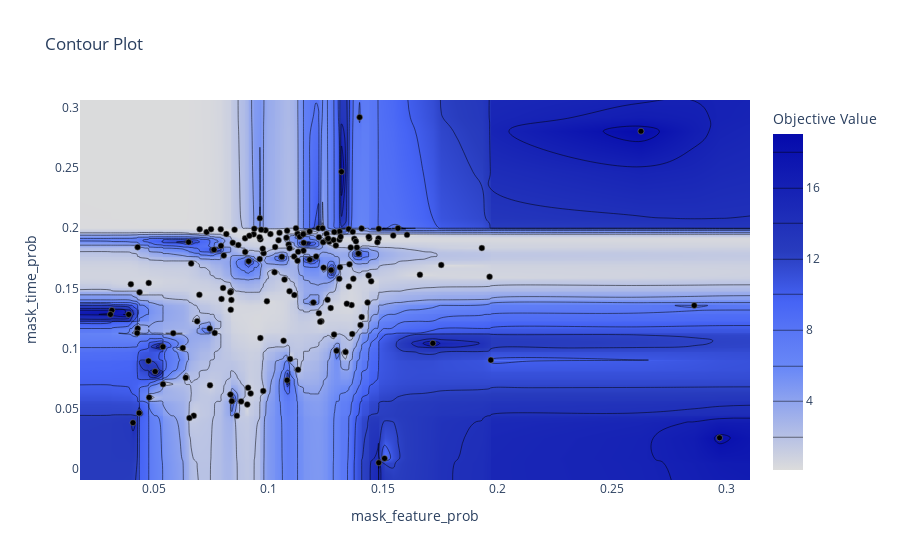

Notebook source saved alongside this figure:
### Code cell
optuna.visualization.plot_contour(study, params=["mask_feature_prob", 'mask_time_prob' ])

### Figure 1 — Plotly figure (JSON) as saved in the notebook; plotly's stock layout.template omitted (floating-point values rounded to 4 significant figures; data arrays with more than 128 entries replaced by an {"elided": "..."} marker saying what was removed)
{"data": [{"colorbar": {"title": {"text": "Objective Value"}}, "colorscale": [[0, "rgb(5,10,172)"], [0.35, "rgb(40,60,190)"], [0.5, "rgb(70,100,245)"], [0.6, "rgb(90,120,245)"], [0.7, "rgb(106,137,247)"], [1, "rgb(220,220,220)"]], "connectgaps": true, "contours": {"coloring": "heatmap"}, "hoverinfo": "none", "line": {"smoothing": 1.3}, "reversescale": true, "type": "contour", "x": {"elided": "168 float values"}, "y": {"elided": "168 float values"}, "z": {"elided": "168x168 float values"}}, {"marker": {"color": "black", "line": {"color": "Grey", "width": 0.5}}, "mode": "markers", "showlegend": false, "type": "scatter", "x": {"elided": "166 float values"}, "y": {"elided": "166 float values"}}], "layout": {"title": {"text": "Contour Plot"}, "xaxis": {"range": [0.01749, 0.3104], "title": {"text": "mask_feature_prob"}}, "yaxis": {"range": [-0.009054, 0.3064], "title": {"text": "mask_time_prob"}}}}
